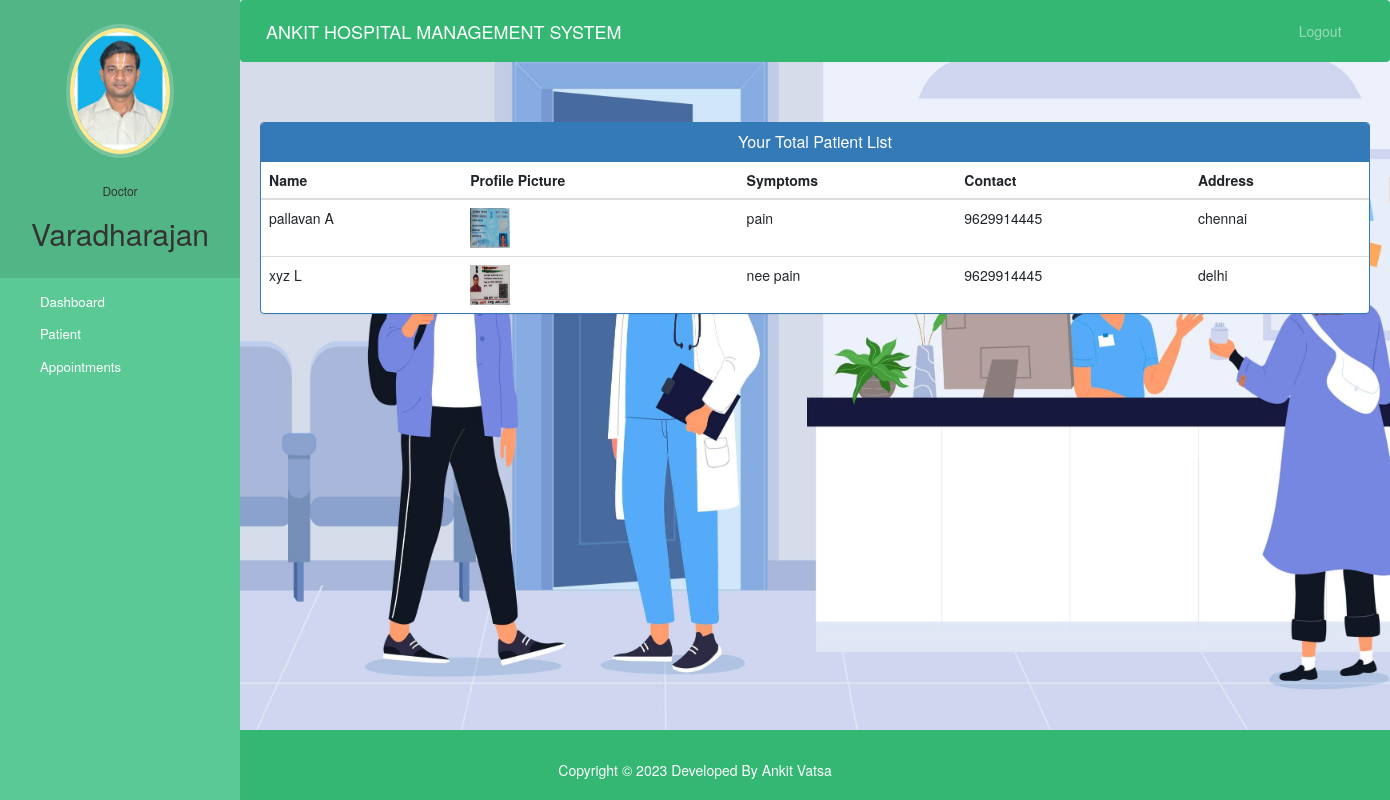
Page /doctor-view-patient (signed in) on the committed database.
### hospital/models.py (models this page shows, shortened)
class Doctor(models.Model):
    user=models.OneToOneField(User,on_delete=models.CASCADE)
    profile_pic= models.ImageField(upload_to='profile_pic/DoctorProfilePic/',null=True,blank=True)
    address = models.CharField(max_length=40)
    mobile = models.CharField(max_length=20,null=True)
    department= models.CharField(max_length=50,choices=departments,default='Cardiologist')
    status=models.BooleanField(default=False)

class Patient(models.Model):
    user=models.OneToOneField(User,on_delete=models.CASCADE)
    profile_pic= models.ImageField(upload_to='profile_pic/PatientProfilePic/',null=True,blank=True)
    address = models.CharField(max_length=40)
    mobile = models.CharField(max_length=20,null=False)
    symptoms = models.CharField(max_length=100,null=False)
    assignedDoctorId = models.PositiveIntegerField(null=True)
    admitDate=models.DateField(auto_now=True)
    status=models.BooleanField(default=False)
    @property
    def get_name(self):
        return self.user.first_name+" "+self.user.last_name

### hospital/views.py (the view)
# urls.py: path('doctor-view-patient', views.doctor_view_patient_view,name='doctor-view-patient'),
@login_required(login_url='doctorlogin')
@user_passes_test(is_doctor)
def doctor_view_patient_view(request):
    patients=models.Patient.objects.all().filter(status=True,assignedDoctorId=request.user.id)
    doctor=models.Doctor.objects.get(user_id=request.user.id) #for profile picture of doctor in sidebar
    return render(request,'hospital/doctor_view_patient.html',{'patients':patients,'doctor':doctor})

### hospital/views.py (called while the page is built)
def is_doctor(user):
    return user.groups.filter(name='DOCTOR').exists()

### templates/hospital/doctor_view_patient.html (shortened to what this page needs)
{% extends 'hospital/doctor_base.html' %}
{% block content %}
{%load static%}
<head>
  <link href="//netdna.bootstrapcdn.com/bootstrap/3.0.0/css/bootstrap.min.css" rel="stylesheet" id="bootstrap-css">
</head>
<div class="container">
  <div class="panel panel-primary">
    <div class="panel-heading">
      <h6 class="panel-title">Your Total Patient List</h6>
    </div>
    <table class="table table-hover" id="dev-table">
      <thead>
        <tr>
          <th>Name</th>
          <th>Profile Picture</th>
          <th>Symptoms</th>
          <th>Contact</th>
          <th>Address</th>
        </tr>
      </thead>
      {% for p in patients %}
      <tr>
        <td> {{p.get_name}}</td>
        <td> <img src="{% static p.profile_pic.url %}" alt="Profile Pic" height="40px" width="40px" /></td>
        <td>{{p.symptoms}}</td>
        <td>{{p.mobile}}</td>
        <td>{{p.address}}</td>
      </tr>
      {% endfor %}
    </table>
  </div>
</div>
{% endblock content %}

### templates/hospital/doctor_base.html (shortened to what this page needs)
<!DOCTYPE html>
{% load static %}
<html lang="en">
<head>
  <link rel="stylesheet" href="https://stackpath.bootstrapcdn.com/bootstrap/4.3.1/css/bootstrap.min.css">
  <link rel="stylesheet" href="https://maxcdn.bootstrapcdn.com/font-awesome/4.7.0/css/font-awesome.min.css">
</head>
<body>
<div class="back-image">
  <nav class="menu" tabindex="0">
    <header class="avatar">
      <img src="{% static doctor.profile_pic.url %}" alt="Profile Pic" />
      <br><br>
      <h6>Doctor</h6>
      <h2>{{request.user.first_name}}</h2>
    </header>
    <ul>
      <li tabindex="0" class="icon-dashboard"> <a style="color:white; text-decoration:none;" href="/doctor-dashboard"><span>Dashboard</span></a> </li>
      <li tabindex="0" class="icon-users"> <a style="color:white; text-decoration:none;" href="/doctor-patient"><span>Patient</span></a></li>
      <li tabindex="0" class="icon-calendar"> <a style="color:white; text-decoration:none;" href="/doctor-appointment"><span>Appointments</span></a></li>
    </ul>
  </nav>
  <main>
    <div class="bs-example">
      <nav class="navbar navbar-expand-md  navbar-dark fixed-top" style="background:#33b773;">
        <a href="/doctor-dashboard" class="navbar-brand">ANKIT HOSPITAL MANAGEMENT SYSTEM</a>
        <div class="collapse navbar-collapse justify-content-between" id="navbarCollapse">
          <div class="navbar-nav" style=" margin-left: 90%;">
            <a href="/logout" class="nav-item nav-link">Logout</a>
          </div>
        </div>
      </nav>
    </div>
    <br><br>
    {% block content %}
    {% endblock content %}
</div>
{% include "hospital/footer.html" %}
</body>
</html>

### templates/hospital/doctor_view_patient.html (style rules this page uses)
a:link { text-decoration: none; }
h6 { text-align: center; }

### rows in the picture
Doctor: profile_pic (picture)
Patient: get_name "pallavan A", profile_pic (picture), symptoms "pain", mobile "9629914445", address "chennai"
Patient: get_name "xyz L", profile_pic (picture), symptoms "nee pain", mobile "9629914445", address "delhi"

### other values in the picture
{{ request.user.first_name }} "Varadharajan"
